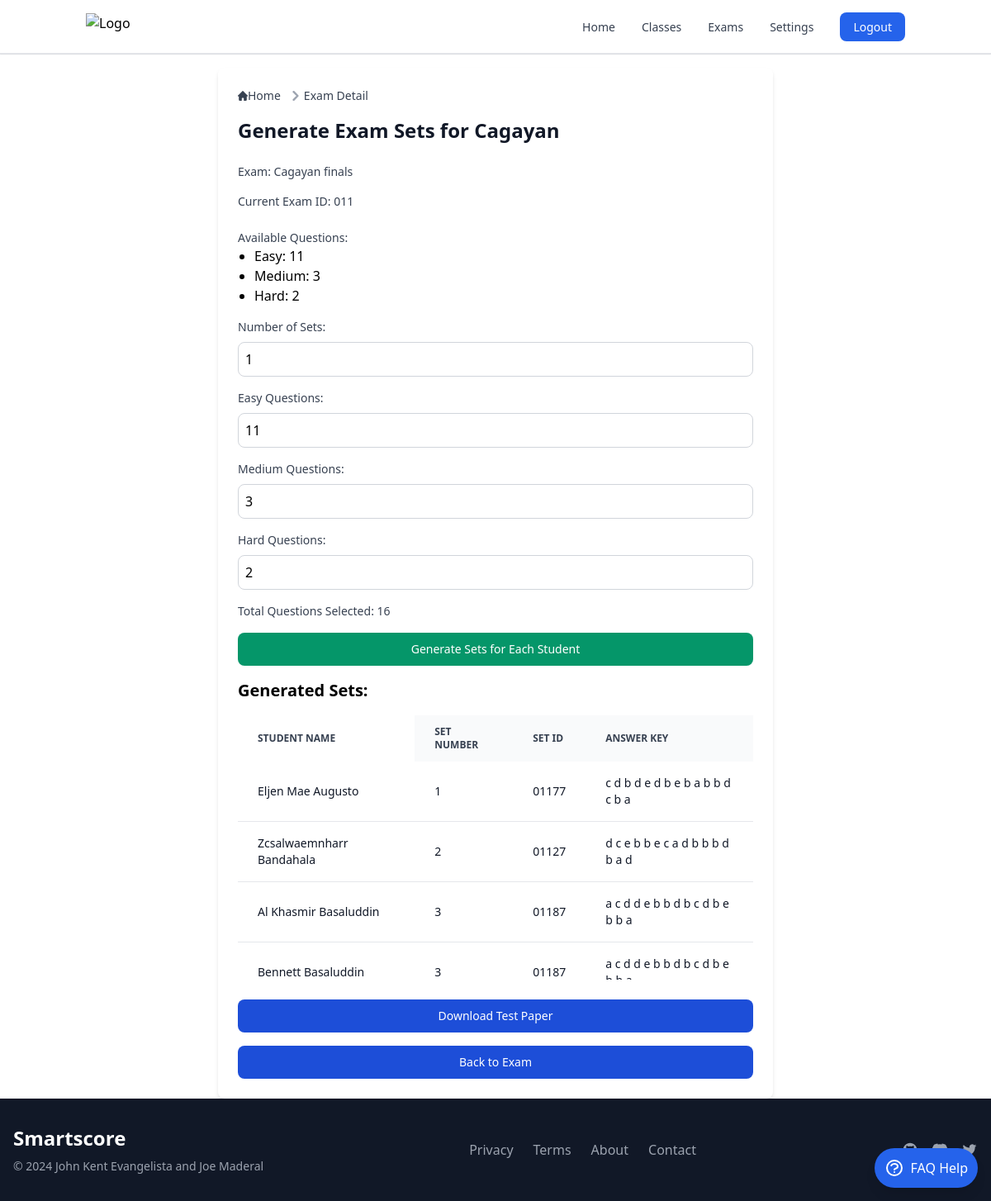
The app's page /exams/13/11/generate-sets/ (signed in) with its own data.
### smartscoreapp/models.py (models this page shows, shortened)
class Class(models.Model):
    name = models.CharField(max_length=100)
    description = models.TextField(blank=True)
    user = models.ForeignKey(settings.AUTH_USER_MODEL, on_delete=models.CASCADE)

class Exam(models.Model):
    exam_id = models.CharField(max_length=3, unique=True, editable=False)
    name = models.CharField(max_length=50)
    class_assigned = models.ForeignKey(Class, related_name='exams', on_delete=models.SET_NULL, null=True)  # Set to NULL on class deletion
    questions = models.ManyToManyField(Question, related_name='exams')
    set_id = models.CharField(max_length=6, unique=True, blank=True)
    instructions = models.TextField(blank=True, null=True)
    time_limit = models.IntegerField(null=True, blank=True)

class TestSet(models.Model):
    exam = models.ForeignKey(Exam, on_delete=models.CASCADE)
    student = models.ForeignKey(Student, on_delete=models.CASCADE)
    set_no = models.IntegerField()
    set_id = models.CharField(max_length=5, blank=True)  # Removed unique=True
    questions = models.ManyToManyField('Question', related_name='test_sets', blank=True)
    answer_key = models.CharField(max_length=255, blank=True)
    class Meta:
        unique_together = [['exam', 'student']]  # Ensure one test set per student per exam

class Student(models.Model):
    first_name = models.CharField(max_length=50)
    last_name = models.CharField(max_length=50)
    middle_initial = models.CharField(max_length=1, blank=True)
    student_id = models.CharField(max_length=12, blank=True)  # Not unique
    assigned_class = models.ForeignKey(Class, on_delete=models.CASCADE, related_name='students', null=False)
    short_id = models.CharField(max_length=8, editable=False, null=True, blank=True)
    class Meta:
        unique_together = ('first_name', 'last_name', 'middle_initial', 'assigned_class', 'short_id')

### smartscoreapp/views.py (the view, shortened to what this page needs)
# urls.py: path('exams/<int:class_id>/<int:exam_id>/generate-sets/', generate_exam_sets, name='generate_sets'),
@login_required
def generate_exam_sets(request, class_id, exam_id):
    exam = get_object_or_404(Exam, id=exam_id)
    current_class = get_object_or_404(Class, id=class_id)
    easy_questions = list(exam.questions.filter(difficulty='Easy'))
    medium_questions = list(exam.questions.filter(difficulty='Medium'))
    hard_questions = list(exam.questions.filter(difficulty='Hard'))
    easy_count = len(easy_questions)
    medium_count = len(medium_questions)
    hard_count = len(hard_questions)
    context = {
        'exam': exam,
        'current_class': current_class,
        'generated_sets': TestSet.objects.filter(exam=exam, student__in=current_class.students.all()).order_by('student__last_name', 'student__first_name'),
        'easy_count': easy_count,
        'medium_count': medium_count,
        'hard_count': hard_count,
    }
    return render(request, 'exams/generate_sets.html', context)

### templates/exams/generate_sets.html (shortened to what this page needs)
{% extends 'base.html' %}
{% block content %}
<div class="max-w-2xl mx-auto p-6 bg-white shadow-md rounded-lg">
  <nav class="flex mb-4" aria-label="Breadcrumb">
    <ol class="inline-flex items-center space-x-1 md:space-x-2 rtl:space-x-reverse">
      <li class="inline-flex items-center">
        <a href="{% url 'index' %}" class="inline-flex items-center text-sm font-medium text-gray-700 hover:text-blue-600 dark:text-gray-400 dark:hover:text-white">
          Home
        </a>
      </li>
      <li class="flex items-center">
        <svg class="rtl:rotate-180 w-3 h-3 text-gray-400 mx-1" aria-hidden="true" xmlns="http://www.w3.org/2000/svg" fill="none" viewBox="0 0 6 10">
          <path stroke="currentColor" stroke-linecap="round" stroke-linejoin="round" stroke-width="2" d="m1 9 4-4-4-4"/>
        </svg>
        <a href="{% url 'exam_detail' exam.id %}" class="text-sm font-medium text-gray-700 hover:text-blue-600 dark:text-gray-400 dark:hover:text-white">Exam Detail</a>
      </li>
    </ol>
  </nav>
  <h1 class="text-2xl font-semibold text-gray-900 dark:text-white mb-6">Generate Exam Sets for {{ current_class.name }}</h1>
  <p class="text-sm font-medium text-gray-700 mb-4">Exam: {{ exam.name }}</p>
  <p class="text-sm font-medium text-gray-700 mb-4">Current Exam ID: {{ exam.exam_id }}</p>
  <form id="generate-sets-form" action="{% url 'generate_exam_sets' current_class.id exam.id %}" method="POST" class="mt-6">
    <div class="mb-4">
      <p class="text-sm font-medium text-gray-700">Available Questions:</p>
      <ul class="list-disc pl-5">
        <li>Easy: {{ easy_count }}</li>
        <li>Medium: {{ medium_count }}</li>
        <li>Hard: {{ hard_count }}</li>
      </ul>
    </div>
    <div class="mb-4">
      <label for="num_sets" class="block mb-2 text-sm font-medium text-gray-700">Number of Sets:</label>
      <input type="number" id="num_sets" name="num_sets" min="1" value="1" required class="block w-full p-2 border border-gray-300 rounded-lg">
    </div>
    <div class="mb-4">
      <label for="easy_questions" class="block mb-2 text-sm font-medium text-gray-700">Easy Questions:</label>
      <input type="number" id="easy_questions" name="easy_questions" min="0" value="{{ easy_count }}" class="block w-full p-2 border border-gray-300 rounded-lg">
    </div>
    <div class="mb-4">
      <label for="medium_questions" class="block mb-2 text-sm font-medium text-gray-700">Medium Questions:</label>
      <input type="number" id="medium_questions" name="medium_questions" min="0" value="{{ medium_count }}" class="block w-full p-2 border border-gray-300 rounded-lg">
    </div>
    <div class="mb-4">
      <label for="hard_questions" class="block mb-2 text-sm font-medium text-gray-700">Hard Questions:</label>
      <input type="number" id="hard_questions" name="hard_questions" min="0" value="{{ hard_count }}" class="block w-full p-2 border border-gray-300 rounded-lg">
    </div>
    <div class="mb-4">
      <p class="text-sm font-medium text-gray-700">Total Questions Selected: <span id="total-questions">0</span></p>
    </div>
    <button type="submit" class="block w-full text-white bg-green-600 hover:bg-green-700 focus:ring-4 focus:outline-none focus:ring-green-300 font-medium rounded-lg text-sm px-5 py-2.5 text-center">
        Generate Sets for Each Student
    </button>
  </form>
  <div class="mt-4">
    {% if generated_sets %}
      <h2 class="text-xl font-bold mb-4">Generated Sets:</h2>
      <div class="relative overflow-x-auto max-h-80 mb-6">
        <table class="min-w-full text-sm text-left text-gray-500 dark:text-gray-400">
          <thead class="text-xs text-gray-700 uppercase bg-gray-50 dark:bg-gray-700 dark:text-gray-400">
            <tr>
              <th scope="col" class="px-6 py-3 sticky left-0 bg-white dark:bg-gray-800 z-10">
                Student Name
              </th>
              <th scope="col" class="px-6 py-3">Set Number</th>
              <th scope="col" class="px-6 py-3">Set ID</th>
              <th scope="col" class="px-6 py-3">Answer Key</th>
            </tr>
          </thead>
          <tbody>
            {% for test_set in generated_sets %}
              <tr class="bg-white border-b dark:bg-gray-800 dark:border-gray-700">
                <td class="px-6 py-4 font-medium text-gray-900 dark:text-white sticky left-0 bg-white dark:bg-gray-800">
                  {{ test_set.student.first_name }} {{ test_set.student.last_name }}
                </td>
                <td class="px-6 py-4 text-gray-900 dark:text-white">{{ test_set.set_no }}</td>
                <td class="px-6 py-4 text-gray-900 dark:text-white">{{ test_set.set_id }}</td>
                <td class="px-6 py-4 text-gray-900 dark:text-white">
                  {% if test_set.answer_key %}
                    {% for char in test_set.answer_key %}
                      {% if char == '0' %}a{% elif char == '1' %}b{% elif char == '2' %}c{% elif char == '3' %}d{% elif char == '4' %}e{% else %}{{ char }}{% endif %}{% if not forloop.last %} {% endif %}
                    {% endfor %}
                  {% else %}
                    -
                  {% endif %}
                </td>
              </tr>
            {% empty %}
              <tr class="bg-white border-b dark:bg-gray-800 dark:border-gray-700">
                <td colspan="4" class="px-6 py-4 text-center text-gray-500 dark:text-gray-400">No sets generated yet. Please ensure you have enough questions and sets specified.</td>
              </tr>
            {% endfor %}
          </tbody>
        </table>
      </div>
    {% endif %}
  </div>
  <div class="mt-6">
    <a href="{% url 'download_test_paper' current_class.id exam.id %}" class="block text-white bg-blue-700 hover:bg-blue-800 focus:ring-4 focus:outline-none focus:ring-blue-300 font-medium rounded-lg text-sm px-5 py-2.5 text-center dark:bg-blue-600 dark:hover:bg-blue-700 dark:focus:ring-blue-800">
      Download Test Paper
    </a>
</div>
    <a href="{% url 'exam_detail' exam.id %}" class="mt-4 block text-white bg-blue-700 hover:bg-blue-800 focus:ring-4 focus:outline-none focus:ring-blue-300 font-medium rounded-lg text-sm px-5 py-2.5 text-center dark:bg-blue-600 dark:hover:bg-blue-700 dark:focus:ring-blue-800">
      Back to Exam
    </a>
  </div>
</div>
{% endblock %}

### records on screen
Class: name "Cagayan"
Exam: name "Cagayan finals", exam_id "011"
TestSet: student.first_name "Eljen Mae", student.last_name "Augusto", set_no "1", set_id "01177", answer_key "c"
TestSet: student.first_name "Zcsalwaemnharr", student.last_name "Bandahala", set_no "2", set_id "01127", answer_key "d"
TestSet: student.first_name "Al Khasmir", student.last_name "Basaluddin", set_no "3", set_id "01187", answer_key "a"
TestSet: student.first_name "Bennett", student.last_name "Basaluddin", set_no "3", set_id "01187", answer_key "a"

### other values on screen
{{ easy_count }} "11"
{{ medium_count }} "3"
{{ hard_count }} "2"
